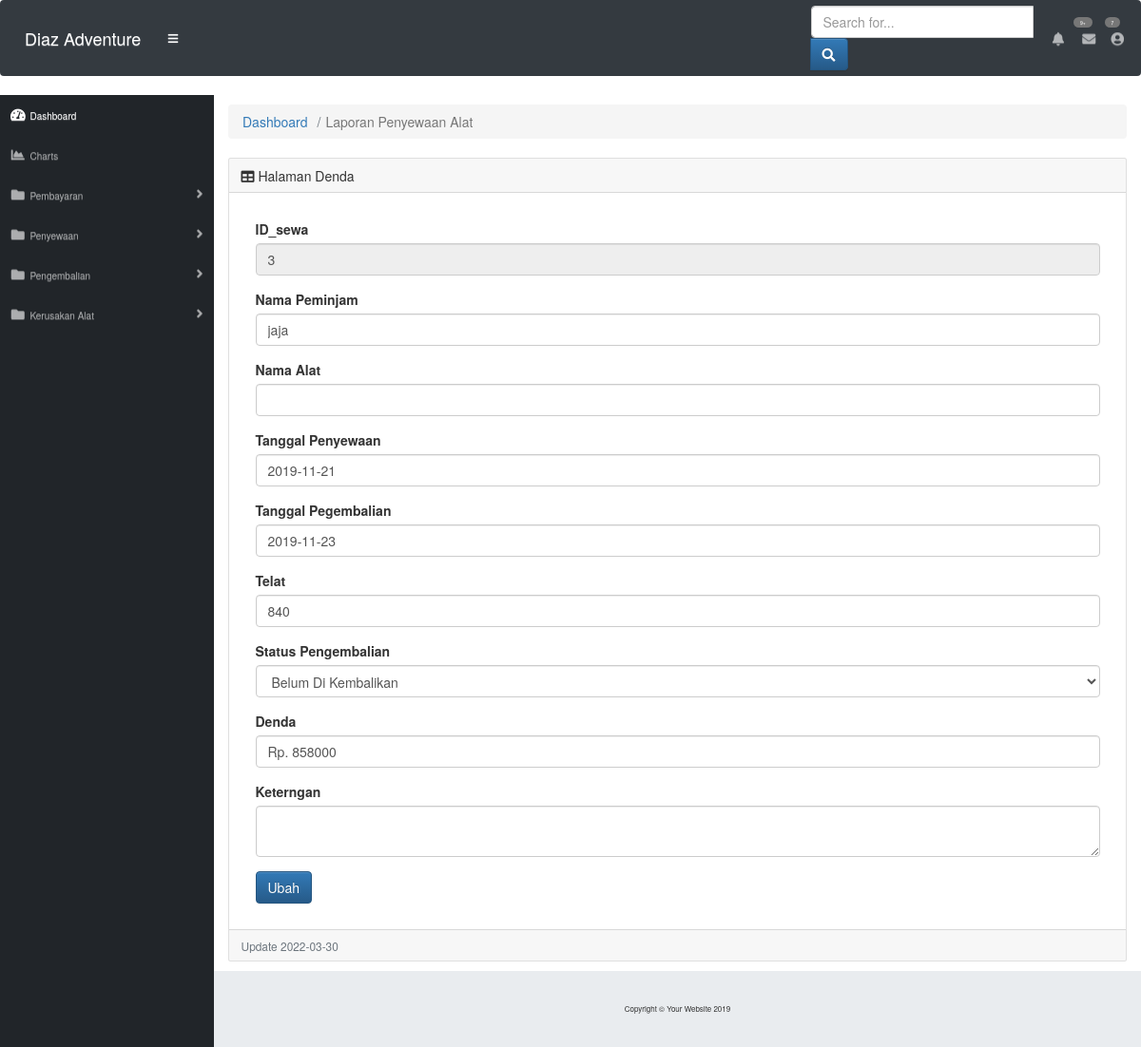
Screenshot of /Pengembalian_admin/denda/3 with the database file from the repository.
### tables this page shows
CREATE TABLE `penyewaan` (
  `ID_sewa` int(80) NOT NULL,
  `nama` varchar(80) NOT NULL,
  `no_tlpn` int(15) NOT NULL,
  `alamat` varchar(255) NOT NULL,
  `nama_alat` varchar(255) NOT NULL,
  `tgl_penyewaan` date NOT NULL,
  `tgl_pengembalian` date NOT NULL,
  `biaya_sewa` int(11) NOT NULL,
  `jumlah_alat` int(11) NOT NULL,
  `harga_sewa` int(11) NOT NULL,
  `subtotal` int(20) NOT NULL,
  `status` varchar(50) NOT NULL,
  `denda` int(50) NOT NULL,
  `keterangan` varchar(50) NOT NULL,
  `ID_alat` int(11) NOT NULL
);

### application/controllers/Pengembalian_admin.php (called while the page is built, shortened)
<?php
class Pengembalian_admin extends CI_Controller {
	 function __construct(){
		$this->load->model('m_pengembalian_admin');
        $this->load->helper('url');
	}
	public function denda($kode = 0){
		$this->load->model('m_pengembalian_admin');
		$data_soal = $this->m_pengembalian_admin->Ambil("where ID_sewa = '$kode'")->row_array();
		$kembali = $this->m_pengembalian_admin->ambil()->result_array("where ID_sewa = '$kode'");
		foreach($kembali as $rak) {
								$sandi=$rak['tgl_pengembalian'];
								$tglkembali = new DateTime($sandi);
								$skrg = new DateTime();
								$difference = $tglkembali->diff($skrg);
								$sinbi=$difference->days;
		}
		$data = array(
			'ID_sewa' => $data_soal['ID_sewa'],
			'nama' => $data_soal['nama'],
			'nama_alat' => $data_soal['nama_alat'],
			'tgl_pengembalian' => $data_soal['tgl_pengembalian'],
			'tgl_penyewaan' => $data_soal['tgl_penyewaan'],
			'denda' => $data_soal['denda'],
			'keterangan' => $data_soal['keterangan'],
			'sandi' => $sinbi,
		);
		$tglkembali = new DateTime($data_soal['tgl_pengembalian']);
		$skrg = new DateTime();
		if($tglkembali<$skrg){
			$difference = $skrg->diff($tglkembali);
			$data['denda']=$difference->days * 1000;
		} else{
		}
		$data['error']=$this->session->flashdata('error');
		$this->load->view('admin/v_input_denda',$data);
	}
}

### index.php (called while the page is built, shortened)
<?php
require_once BASEPATH.'core/CodeIgniter.php';

### application/models/m_pengembalian_admin.php (called while the page is built, shortened)
<?php
class M_pengembalian_admin extends CI_Model {
	public function Ambil($where= "") {
      $data = $this->db->query('select * from penyewaan '.$where);
      return $data;
  }
}

### application/views/admin/v_input_denda.php (the view, shortened to what this page needs)
<!DOCTYPE html>
<html lang="en">
<head>
  <link href="<?php echo base_url().'assets/sbadmin/vendor/fontawesome-free/css/all.min.css'?>" rel="stylesheet" type="text/css">
  <link href="<?php echo base_url().'assets/sbadmin/vendor/datatables/dataTables.bootstrap4.css'?>" rel="stylesheet" >
  <link href="<?php echo base_url().'assets/sbadmin/css/sb-admin.css'?>" rel="stylesheet">
	<link rel="stylesheet" href="https://maxcdn.bootstrapcdn.com/bootstrap/3.3.6/css/bootstrap.min.css">
	<link rel="stylesheet" href="https://maxcdn.bootstrapcdn.com/bootstrap/3.3.6/css/bootstrap-theme.min.css">
</head>
	<body id="page-top">
	<nav class="navbar navbar-expand navbar-dark bg-dark static-top">
    <a class="navbar-brand mr-1" href="#">Diaz Adventure</a>
    <button class="btn btn-link btn-sm text-white order-1 order-sm-0" id="sidebarToggle" href="#">
      <i class="fas fa-bars"></i>
    </button>
    <form class="d-none d-md-inline-block form-inline ml-auto mr-0 mr-md-3 my-2 my-md-0">
      <div class="input-group">
      <input type="text" class="form-control" placeholder="Search for..." aria-label="Search" aria-describedby="basic-addon2">
      <div class="input-group-append">
        <button class="btn btn-primary" type="button">
        <i class="fas fa-search"></i>
        </button>
        </div>
      </div>
    </form>
    <ul class="navbar-nav ml-auto ml-md-0">
      <li class="nav-item dropdown no-arrow mx-1">
        <a class="nav-link dropdown-toggle" href="#" id="alertsDropdown" role="button" data-toggle="dropdown" aria-haspopup="true" aria-expanded="false">
        <i class="fas fa-bell fa-fw"></i>
        <span class="badge badge-danger">9+</span>
        </a>
      </li>
      <li class="nav-item dropdown no-arrow mx-1">
        <a class="nav-link dropdown-toggle" href="#" id="messagesDropdown" role="button" data-toggle="dropdown" aria-haspopup="true" aria-expanded="false">
          <i class="fas fa-envelope fa-fw"></i>
          <span class="badge badge-danger">7</span>
        </a>
      </li>
      <li class="nav-item dropdown no-arrow">
        <a class="nav-link dropdown-toggle" href="#" id="userDropdown" role="button" data-toggle="dropdown" aria-haspopup="true" aria-expanded="false">
          <i class="fas fa-user-circle fa-fw"></i>
        </a>
      </li>
    </ul>
</nav>
	<div id="wrapper">
	<ul class="sidebar navbar-nav">
      <li class="nav-item active">
        <a class="nav-link" href="<?php echo site_url('Dasboard/admin') ?>">
          <i class="fas fa-fw fa-tachometer-alt"></i>
          <span>Dashboard</span>
        </a>
      </li>
	  <li class="nav-item">
        <a class="nav-link" href="#">
          <i class="fas fa-fw fa-chart-area"></i>
          <span>Charts</span></a>
      </li>
      <li class="nav-item dropdown">
        <a class="nav-link dropdown-toggle" href="#" id="pagesDropdown" role="button" data-toggle="dropdown" aria-haspopup="true" aria-expanded="false">
          <i class="fas fa-fw fa-folder"></i>
          <span>Pembayaran</span>
        </a>
      </li>
      <li class="nav-item dropdown">
        <a class="nav-link dropdown-toggle" href="#" id="pagesDropdown" role="button" data-toggle="dropdown" aria-haspopup="true" aria-expanded="false">
          <i class="fas fa-fw fa-folder"></i>
          <span>Penyewaan</span>
        </a>
      </li>
	   <li class="nav-item dropdown">
        <a class="nav-link dropdown-toggle" href="#" id="pagesDropdown" role="button" data-toggle="dropdown" aria-haspopup="true" aria-expanded="false">
          <i class="fas fa-fw fa-folder"></i>
          <span>Pengembalian</span>
        </a>
      </li>
	  <li class="nav-item dropdown">
			<a class="nav-link dropdown-toggle" href="#" id="pagesDropdown" role="button" data-toggle="dropdown" aria-haspopup="true" aria-expanded="false">
			  <i class="fas fa-fw fa-folder"></i>
			  <span>Kerusakan Alat</span>
			</a>
    </ul>
<div id="content-wrapper">
    <div class="container-fluid">
        <ol class="breadcrumb">
          <li class="breadcrumb-item">
            <a href="#">Dashboard</a>
          </li>
          <li class="breadcrumb-item active">Laporan Penyewaan Alat</li>
        </ol>
        <div class="card mb-3">
          <div class="card-header">
            <i class="fas fa-table"></i>
            Halaman Denda</div>
        <div class="card-body">
            <div class="table-responsive">
           <form role="form" action="<?php echo base_url(); ?>Pengembalian_admin/simpan_status" method="POST" enctype="multipart/form-data">
			<div class="panel-body">
                <form action="">
                    <fieldset>
                        <div class="form-group">
                            <label>ID_sewa</label>
                            <input class="form-control" readonly name="ID_sewa" value="<?php echo $ID_sewa; ?>" />
                        </div>
                        <div class="form-group">
                            <label>Nama Peminjam</label>
                            <input class="form-control" name="nama" value="<?php echo $nama; ?>" />
                        </div>
                        <div class="form-group">
                            <label>Nama Alat</label>
                            <input class="form-control" name="nama_alat" value="<?php echo $nama_alat; ?>" />
                        </div>
						<div class="form-group">
                            <label>Tanggal Penyewaan</label>
                            <input class="form-control" name="tgl_penyewaan" value="<?php echo $tgl_penyewaan; ?>" />
                        </div>
						 <div class="form-group">
                            <label>Tanggal Pegembalian</label>
                            <input class="form-control" name="tgl_pengembalian" value="<?php echo $tgl_pengembalian; ?>" />
                        </div>
						<div class="form-group">
                            <label>Telat</label>
                            <input class="form-control" name="tgl_pengembalian" value="<?php echo $sandi; ?>" />
                        </div>
						<div class="form-group">
                            <label>Status Pengembalian</label>
                            <select class="form-control" name="status" value="<?php echo $status; ?>">
                                <option>Belum Di Kembalikan </option>
                             </select>
                        </div>
                        <div class="form-group">
                            <label>Denda</label>
							<input class="form-control" type="text" name="denda" value="Rp. <?php echo $denda; ?>">
					   </div>
						<div class="form-group">
                            <label>Keterngan</label>
                            <textarea class="form-control" rows="2" name="keterangan" value="<?php echo $keterangan; ?>" ></textarea>
                        </div>
                    </fieldset>
                        <div>
                            <button type="submit" class="btn btn-primary">Ubah </button>
						</div>
                </form>
            </div>
			</form>
            </div>
        </div>
          <div class="card-footer small text-muted"><?php echo "Update " . date("Y-m-d") . "<br>";?></div>
        </div>
    </div>
</div>
      <footer class="sticky-footer">
        <div class="container my-auto">
          <div class="copyright text-center my-auto">
            <span>Copyright © Your Website 2019</span>
          </div>
        </div>
      </footer>
    </div>
  </body>
</html>

### rows the page displays
penyewaan: ID_sewa "3", nama "jaja", tgl_penyewaan "2019-11-21", tgl_pengembalian "2019-11-23"
